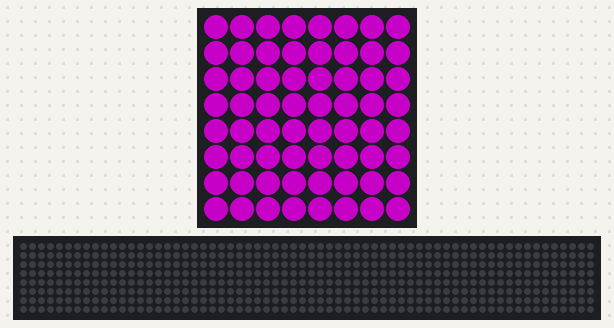
This program was run on a simulated Raspberry Pi (BCM pin numbers) with a Sense HAT. On the bench: the Sense HAT's 8×8 RGB LED matrix, a strip that is not on the board, showing the scrolling text unrolled. Dim RGB values are drawn brighter than linear; the 64×8 strip is a reading aid, not a part: it shows the text the matrix is scrolling, unrolled, one strip-width of it at a time. At 1.0 s the program stops and its outputs stay as they are.

Above: at 0.17 s.
At 0.79 s:
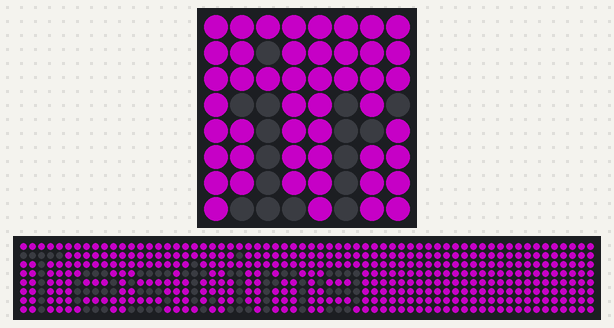

The program:

sensing.py
```python
from sense_hat import SenseHat #imports sensehat from module
sense=SenseHat()  #signifies command
sense.show_message("Testing",scroll_speed=.02, text_colour=(0,0,0), back_colour=(100,0,100)) #creates the message. 1 is the default speed.
```
